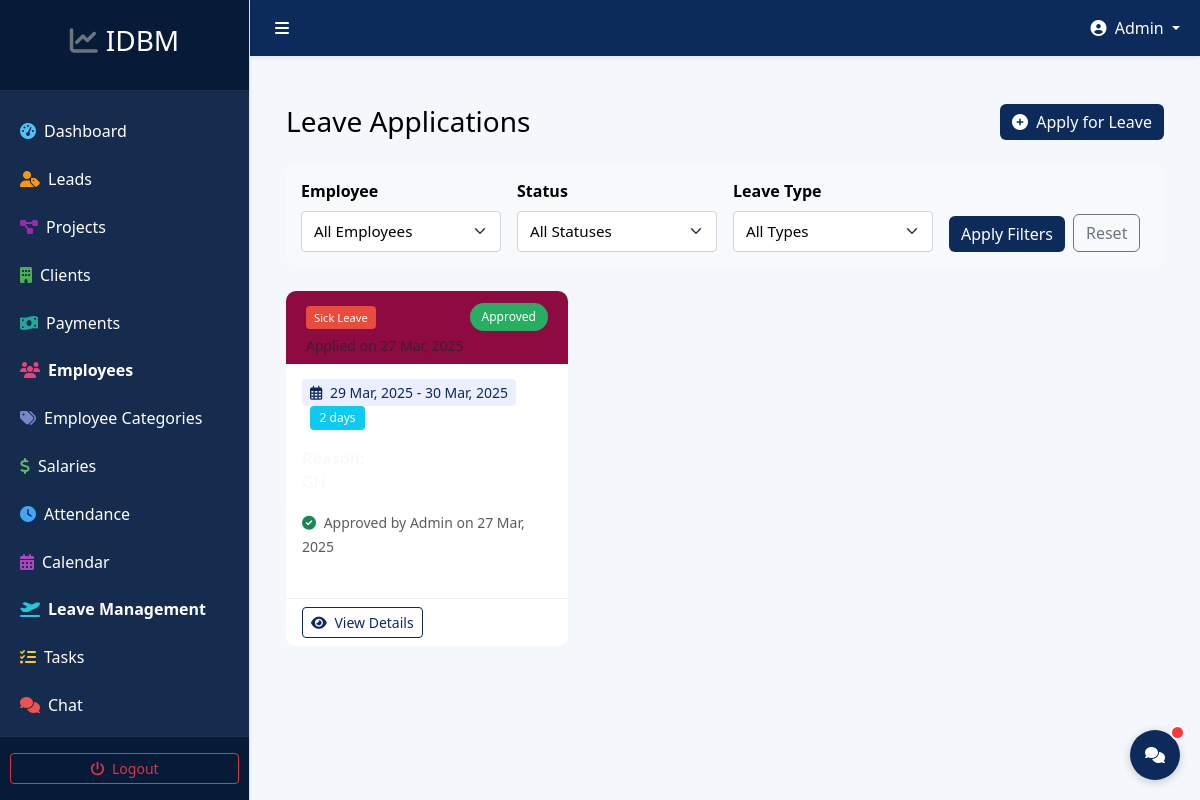
/employees/leaves/ (signed in), run on the app's committed database.
### employees/models.py (models this page shows, shortened)
class LeaveApplication(models.Model):
    STATUS_CHOICES = (
        ('pending', 'Pending'),
        ('approved', 'Approved'),
        ('declined', 'Declined'),
        ('cancelled', 'Cancelled'),
    )
    LEAVE_TYPE_CHOICES = (
        ('sick', 'Sick Leave'),
        ('casual', 'Casual Leave'),
        ('annual', 'Annual Leave'),
        ('paternity', 'Paternity Leave'),
        ('maternity', 'Maternity Leave'),
        ('bereavement', 'Bereavement Leave'),
        ('unpaid', 'Unpaid Leave'),
        ('other', 'Other'),
    )
    employee = models.ForeignKey(User, on_delete=models.CASCADE, related_name='leave_applications')
    leave_type = models.CharField(max_length=20, choices=LEAVE_TYPE_CHOICES)
    start_date = models.DateField()
    end_date = models.DateField()
    reason = models.TextField()
    status = models.CharField(max_length=20, choices=STATUS_CHOICES, default='pending')
    applied_on = models.DateTimeField(auto_now_add=True)
    approved_by = models.ForeignKey(User, on_delete=models.SET_NULL, null=True, blank=True, related_name='approved_leaves')
    response_date = models.DateTimeField(null=True, blank=True)
    admin_remarks = models.TextField(blank=True, null=True)
    class Meta:
        ordering = ['-applied_on']
    @property
    def duration(self):
        delta = self.end_date - self.start_date
        return delta.days + 1  # inclusive of both start and end date

### employees/views.py (the view)
# urls.py: path('leaves/', views.leave_list, name='leave_list'),
@login_required
def leave_list(request):
    user_profile = request.user.userprofile
    employee_id = None
    status = None
    leave_type = None
    if user_profile.is_admin or user_profile.is_ops_manager:
        leaves = LeaveApplication.objects.all()
        employee_id = request.GET.get('employee')
        if employee_id:
            leaves = leaves.filter(employee_id=employee_id)
    else:
        leaves = LeaveApplication.objects.filter(employee=request.user)
    status = request.GET.get('status')
    if status:
        leaves = leaves.filter(status=status)
    leave_type = request.GET.get('leave_type')
    if leave_type:
        leaves = leaves.filter(leave_type=leave_type)
    leaves = leaves.order_by('-applied_on')
    employees = None
    if user_profile.is_admin or user_profile.is_ops_manager:
        employees = User.objects.all().order_by('username')
    context = {
        'leaves': leaves,
        'employees': employees,
        'current_employee': employee_id,
        'current_status': status,
        'current_leave_type': leave_type,
        'status_choices': LeaveApplication.STATUS_CHOICES,
        'leave_type_choices': LeaveApplication.LEAVE_TYPE_CHOICES,
    }
    return render(request, 'employees/leave_list.html', context)

### accounts/models.py (called while the page is built)
    @property
    def is_admin(self):
        return self.role == 'admin'

### employees/context_processors.py (called while the page is built, shortened)
def attendance_processor(request):
    context = {}
    return context

### templates/employees/leave_list.html (shortened to what this page needs)
{% extends 'base.html' %}
{% load static %}
{% block content %}
<div class="container-fluid py-4">
    <div class="d-flex justify-content-between align-items-center mb-4">
        <h1 class="h3 mb-0">Leave Applications</h1>
        <div>
            <a href="{% url 'employees:leave_create' %}" class="btn btn-primary">
                <i class="fas fa-plus-circle me-1"></i> Apply for Leave
            </a>
        </div>
    </div>
    <div class="leave-filters mb-4 animate__animated animate__fadeIn">
        <form method="get" class="row g-3">
            {% if employees %}
            <div class="col-md-3">
                <label for="employee" class="form-label">Employee</label>
                <select name="employee" id="employee" class="form-select">
                    <option value="">All Employees</option>
                </select>
            </div>
            {% endif %}
            <div class="col-md-3">
                <label for="status" class="form-label">Status</label>
                <select name="status" id="status" class="form-select">
                    <option value="">All Statuses</option>
                </select>
            </div>
            <div class="col-md-3">
                <label for="leave_type" class="form-label">Leave Type</label>
                <select name="leave_type" id="leave_type" class="form-select">
                    <option value="">All Types</option>
                </select>
            </div>
            <div class="col-md-3 d-flex align-items-end">
                <button type="submit" class="btn btn-primary me-2">Apply Filters</button>
                <a href="{% url 'employees:leave_list' %}" class="btn btn-outline-secondary">Reset</a>
            </div>
        </form>
    </div>
    <div class="row g-3">
        {% if leaves %}
            {% for leave in leaves %}
            <div class="col-lg-4 col-md-6">
                <div class="card leave-card h-100">
                    <div class="card-header d-flex justify-content-between align-items-start">
                        <div>
                            <h5 class="card-title">
                                <span class="leave-badge leave-type-{{ leave.leave_type }}">
                                    {{ leave.get_leave_type_display }}
                                </span>
                            </h5>
                            <p class="text-muted mb-0 small">
                            </p>
                        </div>
                        <span class="status-pill status-{{ leave.status }}">
                            {{ leave.get_status_display }}
                        </span>
                    </div>
                    <div class="card-body">
                        <p class="card-text mb-3">
                            <span class="date-range">
                                <i class="far fa-calendar-alt me-1"></i>
                                {{ leave.start_date|date:"d M, Y" }} - {{ leave.end_date|date:"d M, Y" }}
                            </span>
                            <span class="badge bg-info text-white ms-2">{{ leave.duration }} day{{ leave.duration|pluralize }}</span>
                        </p>
                        <p class="card-text">
                            <strong>Reason:</strong><br>
                        </p>
                        {% if leave.status != 'pending' and leave.response_date %}
                        <div class="mt-3">
                            <small class="text-muted">
                                {% if leave.status == 'approved' %}
                                <i class="fas fa-check-circle text-success me-1"></i> Approved by
                                {% elif leave.status == 'declined' %}
                                <i class="fas fa-times-circle text-danger me-1"></i> Declined by
                                {% else %}
                                <i class="fas fa-ban text-secondary me-1"></i> Cancelled
                                {% if leave.approved_by %}by{% endif %}
                                {% endif %}
                                {% if leave.approved_by %}
                                {{ leave.approved_by.get_full_name|default:leave.approved_by.username }} on {{ leave.response_date|date:"d M, Y" }}
                                {% endif %}
                            </small>
                        </div>
                        {% endif %}
                    </div>
                    <div class="card-footer">
                        <div class="d-flex justify-content-between align-items-center">
                            <a href="{% url 'employees:leave_detail' leave.id %}" class="btn btn-sm btn-outline-primary">
                                <i class="fas fa-eye me-1"></i> View Details
                            </a>
                        </div>
                    </div>
                </div>
            </div>
            {% endfor %}
        {% endif %}
    </div>
</div>
{% endblock %}

### templates/base.html (shortened to what this page needs)
<!DOCTYPE html>
<html lang="en">
<head>
    <link href="https://cdn.jsdelivr.net/npm/bootstrap@5.3.0/dist/css/bootstrap.min.css" rel="stylesheet">
    <link rel="stylesheet" href="https://cdnjs.cloudflare.com/ajax/libs/font-awesome/6.4.0/css/all.min.css">
    <link rel="stylesheet" href="https://cdnjs.cloudflare.com/ajax/libs/animate.css/4.1.1/animate.min.css">
    <link rel="stylesheet" href="/static/css/custom.css">
</head>
<body class="text-dark" style="background-color: var(--light-bg);">
    <div class="wrapper">
        {% if user.is_authenticated %}
            {% include 'navigation.html' %}
        {% endif %}
        <div class="main-content {% if user.is_authenticated %}with-sidebar{% endif %}">
            {% if user.is_authenticated %}
                <nav class="navbar navbar-expand-lg navbar-dark shadow-sm" style="background-color: var(--primary);">
                    <div class="container-fluid">
                        <button class="btn btn-link text-white" id="menu-toggle">
                            <i class="fas fa-bars"></i>
                        </button>
                        <ul class="navbar-nav ms-auto">
                            <li class="nav-item dropdown">
                                <a class="nav-link dropdown-toggle text-white" href="#" id="navbarDropdown" role="button" data-bs-toggle="dropdown" aria-expanded="false">
                                    <i class="fas fa-user-circle me-1"></i>
                                    {{ user.get_full_name|default:user.username }}
                                </a>
                            </li>
                        </ul>
                    </div>
                </nav>
            {% endif %}
            <div class="container-fluid p-4">
                {% block content %}{% endblock %}
            </div>
        </div>
    </div>
    {% if user.is_authenticated %}
    <div class="chat-icon-container">
        <div class="chat-icon" id="chatIcon">
            <i class="fas fa-comments"></i>
            <div class="chat-notification" id="chatNotification" style="display: none;"></div>
        </div>
    </div>
    {% endif %}
</body>
</html>

### static/css/custom.css (style rules this page uses)
:root { --primary: #0c2b5b; --primary-light: #1e4a8f; --primary-dark: #071a38; --secondary: #4a86e8; --secondary-light: #6ba1ff; --accent: #ff4757; --dark-bg: #162c4e; --light-bg: #f4f7fc; --light-secondary: #d1e3ff; --light-tertiary: #b8d1ff; --card-bg: #ffffff; --text-dark: #000000; --text-white: #ffffff; --text-medium: #333333; --text-muted: #555555; --success: #28a745; --warning: #ffc107; --danger: #f53b57; --info: #0abde3; --border-color: #d1dbe8; --notification-dot: #ff3838; --form-heading: #8D0B41; }
body { background-color: var(--light-bg); color: var(--text-dark); font-family: 'Segoe UI', Tahoma, Geneva, Verdana, sans-serif; min-height: 100vh; position: relative; }
.text-dark { color: black !important; }
.btn-primary { background-color: var(--primary); color: white; border: none; transition: all 0.3s; }
.btn-outline-primary { border: 1px solid var(--primary); color: var(--primary); background-color: transparent; transition: all 0.3s; }
.bg-grey { background-color: white !important; }
.form-control, .form-select { background-color: white; border: 1px solid #ced4da; color: var(--text-dark); padding: 0.75rem 1rem; font-size: 1rem; line-height: 1.5; border-radius: 0.25rem; }
.form-label { font-weight: 600; color: black; margin-bottom: 0.5rem; font-size: 1rem; display: block; }
label { font-weight: 600; color: black; margin-bottom: 0.5rem; display: block; }
.form-control, .form-select { padding: 0.5rem 0.75rem; font-size: 0.95rem; }
.form-group, .mb-3 { margin-bottom: 1rem !important; }
.chat-icon-container { position: fixed; bottom: 20px; right: 20px; display: flex; flex-direction: row-reverse; z-index: 1000; }
.chat-icon { width: 50px; height: 50px; border-radius: 50%; background-color: var(--primary); color: white; display: flex; align-items: center; justify-content: center; cursor: pointer; margin-left: 10px; box-shadow: 0 2px 10px rgba(0,0,0,0.2); position: relative; transition: all 0.3s ease; }
.chat-notification { position: absolute; top: -5px; right: -5px; width: 15px; height: 15px; border-radius: 50%; background-color: var(--notification-dot); border: 2px solid white; }
.card-header { background-color: var(--form-heading) !important; color: white !important; font-weight: 500; }
.wrapper { display: flex; width: 100%; min-height: 100vh; }
.main-content { width: 100%; min-height: 100vh; transition: all 0.3s; background-color: var(--light-bg); }
.main-content.with-sidebar { margin-left: 250px; }
.card { border-radius: 0.5rem; overflow: hidden; transition: transform 0.3s, box-shadow 0.3s; background-color: white; border: 1px solid rgba(0,0,0,0.1); color: var(--text-dark); margin-bottom: 1.5rem; }
.card-header { border-bottom: 1px solid rgba(0,0,0,0.1); background-color: var(--form-heading) !important; color: white !important; font-weight: 500; padding: 0.75rem 1.25rem; }
.fade-in { animation: fadeIn 0.5s ease-in-out; }
.badge { padding: 0.5em 0.8em; font-weight: 500; border-radius: 0.25rem; }

### templates/employees/leave_list.html (style rules this page uses)
.status-pill { padding: 5px 12px; border-radius: 30px; font-weight: 500; font-size: 0.75rem; display: inline-block; }
.status-approved { background-color: #27ae60; color: white; }
.leave-card { transition: transform 0.2s, box-shadow 0.2s; border: none; border-radius: 10px; overflow: hidden; }
.leave-card .card-header { border-bottom: none; padding-bottom: 0.5rem; }
.leave-card .card-footer { background-color: transparent; border-top: 1px solid rgba(0,0,0,0.05); }
.leave-filters { background-color: #f8f9fa; border-radius: 10px; padding: 15px; margin-bottom: 20px; }
.leave-badge { font-size: 0.7rem; padding: 0.25rem 0.5rem; border-radius: 4px; }
.leave-type-sick { background-color: #e74c3c; color: white; }
.date-range { background-color: rgba(62, 100, 255, 0.1); color: var(--primary); padding: 0.25rem 0.5rem; border-radius: 4px; font-size: 0.875rem; }

### data on the page
LeaveApplication: leave_type "Sick Leave", status "Approved", start_date "29 Mar, 2025", end_date "30 Mar, 2025", duration "2", shows "Approved by", approved_by.get_full_name "Admin", response_date "27 Mar, 2025"

### other printed values
{{ user.get_full_name|default:user.username }} "Admin"
